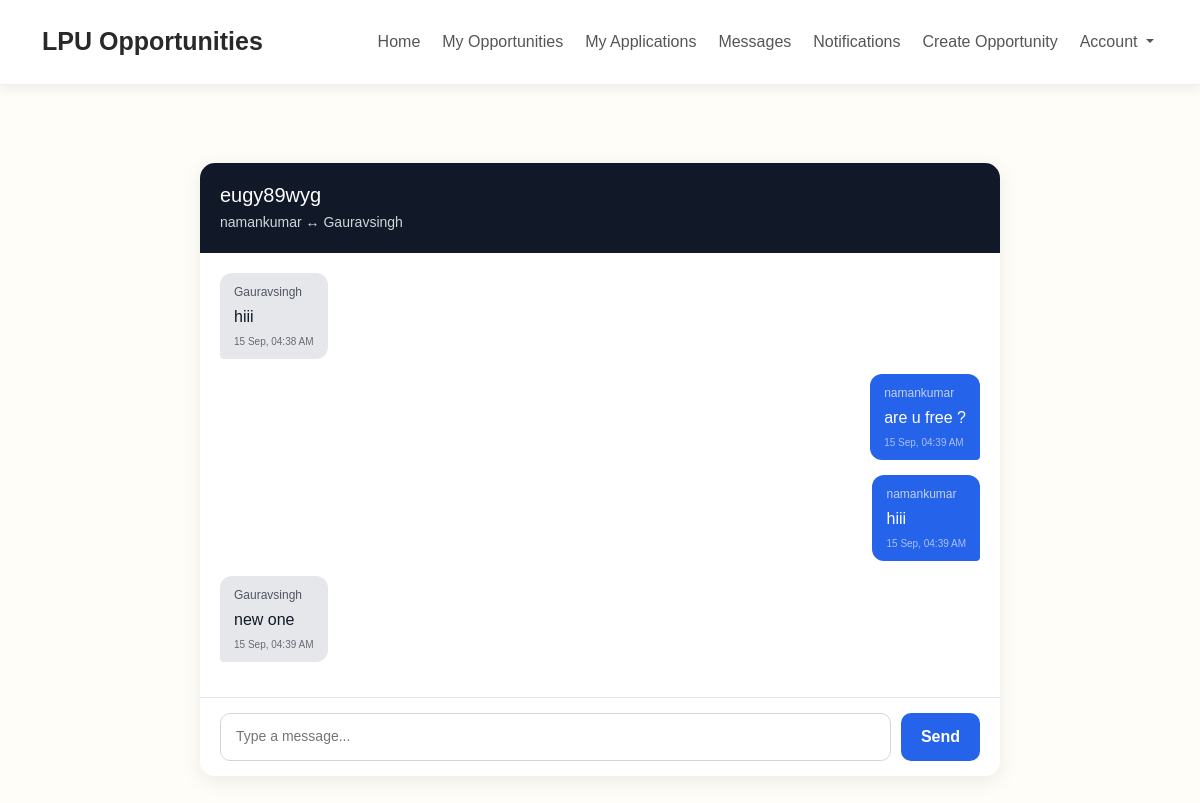
Screenshot of /chat/19/ (signed in) with the database file from the repository.
### home/models.py (models this page shows, shortened)
class Conversation(models.Model):
    opportunity = models.ForeignKey(Opportunity, on_delete=models.CASCADE)
    creator = models.ForeignKey(
        User,
        on_delete=models.CASCADE,
        related_name="created_conversations"
    )
    applicant = models.ForeignKey(
        User,
        on_delete=models.CASCADE,
        related_name="applicant_conversations"
    )
    status = models.CharField(
        max_length=10,
        choices=[
            ("active", "Active"),
            ("ended", "Ended"),
        ],
        default="active"
    )
    created_at = models.DateTimeField(auto_now_add=True)

class Opportunity(models.Model):
    CATEGORY_CHOICES = [
        ("hackathon", "Hackathon"),
        ("research", "Research"),
        ("internship", "Internship"),
        ("workshop", "Workshop"),
        ("competition", "Competition"),
        ("event", "Event"),
        ("project", "Project"),
        ("club", "Club / Society"),
        ("volunteering", "Volunteering"),
        ("other", "Other"),
    ]
    posted_by = models.ForeignKey(User, on_delete=models.CASCADE)
    title = models.CharField(max_length=200)
    description = models.TextField(blank=True)
    category = models.CharField(
        max_length=20,
        choices=CATEGORY_CHOICES,
        default="other"
    )
    students_needed = models.IntegerField()
    created_at = models.DateTimeField(auto_now_add=True)
    member_left = models.BooleanField(default=False)

class Message(models.Model):
    conversation = models.ForeignKey(
        Conversation,
        on_delete=models.CASCADE,
        related_name="messages"
    )
    sender = models.ForeignKey(
        User,
        on_delete=models.CASCADE
    )
    content = models.TextField()
    is_read = models.BooleanField(default=False)
    created_at = models.DateTimeField(auto_now_add=True)

### home/views.py (the view, shortened to what this page needs)
@login_required
def chat(request, id):
    conversation = get_object_or_404(
        Conversation,
        id=id
    )
    if request.user not in [
        conversation.creator,
        conversation.applicant
    ]:
        messages.error(
            request,
            "You are not allowed to access this chat."
        )
        return redirect("home")
    if conversation.status == "ended":
        messages.error(
            request,
            "This chat has ended. You cannot send or receive new messages."
        )
        return redirect("home")
    Message.objects.filter(
        conversation=conversation,
        is_read=False
    ).exclude(
        sender=request.user
    ).update(is_read=True)
    messages_list = Message.objects.filter(
        conversation=conversation
    ).order_by("created_at")
    return render(
        request,
        "chat.html",
        {
            "conversation": conversation,
            "chat_messages": messages_list,
        }
    )

### templates/chat.html (shortened to what this page needs)
{% extends "base.html" %}
{% block content %}
<div class="chat-container">
    <div class="chat-header">
        <h2>
            {{ conversation.opportunity.title }}
        </h2>
        <p>
            {{ conversation.creator.username }}
            ↔
            {{ conversation.applicant.username }}
        </p>
    </div>
    <div class="messages">
        {% if chat_messages %}
            {% for message in chat_messages %}
                <div
                    class="
                        message
                        {% if message.sender == request.user %}
                            sent
                        {% else %}
                            received
                        {% endif %}
                    "
                    data-message-id="{{ message.id }}"
                >
                    <div class="message-box">
                        <div class="sender">
                            {{ message.sender.username }}
                        </div>
                        <div>
                            {{ message.content }}
                        </div>
                        <div class="time">
                            {{ message.created_at|date:"d M, h:i A" }}
                        </div>
                    </div>
                </div>
            {% endfor %}
        {% else %}
            <div class="empty-chat">
                No messages yet.<br>
                Start the conversation!
            </div>
        {% endif %}
    </div>
    <form method="POST" class="message-form" id="message-form">
        <input
            type="text"
            name="content"
            id="message-input"
            placeholder="Type a message..."
            autocomplete="off"
            required
        >
        <button type="submit" id="send-button">
            Send
        </button>
    </form>
</div>
{% endblock %}

### static/style.css (style rules this page uses)
body { background: #fffdf8; color: #292929; font-family: Arial, sans-serif; margin: 0; }
h1, h2, h3 { color: #292929; }

### templates/chat.html (style rules this page uses)
.chat-container { max-width: 800px; margin: 30px auto; background: white; border-radius: 15px; overflow: hidden; box-shadow: 0 5px 20px rgba(0, 0, 0, 0.08); }
.chat-header { padding: 20px; background: #111827; color: white; }
.chat-header h2 { margin: 0; font-size: 20px; color: white; }
.chat-header p { margin: 5px 0 0; color: #d1d5db; font-size: 14px; }
.messages { padding: 20px; min-height: 400px; max-height: 550px; overflow-y: auto; }
.message { margin-bottom: 15px; display: flex; }
.message.sent { justify-content: flex-end; }
.message.received { justify-content: flex-start; }
.message-box { max-width: 70%; padding: 10px 14px; border-radius: 12px; word-wrap: break-word; }
.sent .message-box { background: #2563eb; color: white; border-bottom-right-radius: 4px; }
.received .message-box { background: #e5e7eb; color: #111827; border-bottom-left-radius: 4px; }
.sender { font-size: 12px; margin-bottom: 4px; opacity: 0.7; }
.time { font-size: 10px; margin-top: 5px; opacity: 0.6; }
.message-form { display: flex; gap: 10px; padding: 15px 20px; border-top: 1px solid #e5e7eb; background: white; }
.message-form input { flex: 1; padding: 12px 15px; border: 1px solid #d1d5db; border-radius: 10px; outline: none; font-size: 14px; }
.message-form button { border: none; padding: 12px 20px; border-radius: 10px; background: #2563eb; color: white; cursor: pointer; font-weight: 600; }

### rows the page displays
Conversation: opportunity "eugy89wyg", creator.username "namankumar", applicant.username "Gauravsingh"
Message: sender.username "Gauravsingh", content "hiii", created_at "15 Sep, 04:38 AM"
Message: sender.username "namankumar", content "are u free ?", created_at "15 Sep, 04:39 AM"
Message: sender.username "namankumar", content "hiii", created_at "15 Sep, 04:39 AM"
Message: sender.username "Gauravsingh", content "new one", created_at "15 Sep, 04:39 AM"
